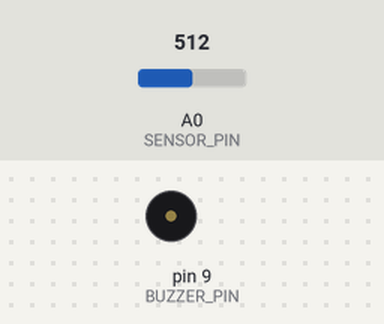
The sketch below on a simulated Arduino Uno, built with avr-gcc and run on an emulated ATmega328P. Shown: buzzer (waves = sounding). Inputs (shaded band) come from the test bench; at power-on: A0 (SENSOR_PIN) = 512. What the sketch prints to the serial monitor is not drawn.

Above: at 1.2 s.
1.3 s: A0 (SENSOR_PIN) set to 613
At 1.61 s:
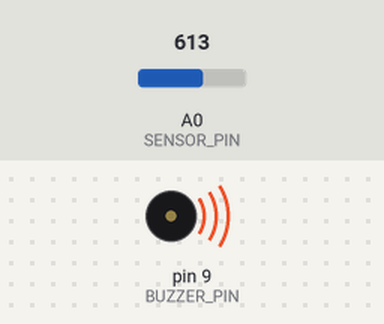
4.8 s: A0 (SENSOR_PIN) set to 642
At 7.0 s:
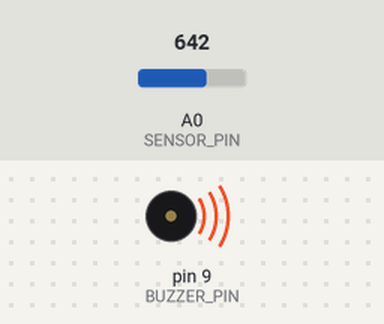
Timing chart, 0 to 8.5 s (numbered marks = the images above; inputs shaded):
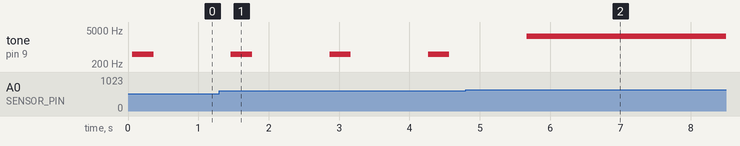

The sketch:

Gas_leakage_detection.ino
```cpp
#define SENSOR_PIN    A0
#define BUZZER_PIN    9
#define WARN_THRESHOLD    30
#define DANGER_THRESHOLD  60
#define TONE_WARNING   500
#define TONE_DANGER    2800
void buzzerSafe() {
  noTone(BUZZER_PIN);
}
void buzzerWarning() {
  tone(BUZZER_PIN, TONE_WARNING, 300);
  delay(400);
  noTone(BUZZER_PIN);
}
void buzzerDanger() {
  tone(BUZZER_PIN, TONE_DANGER);
}
void setup() {
  Serial.begin(9600);
  pinMode(BUZZER_PIN, OUTPUT);
  noTone(BUZZER_PIN);
  Serial.println("Ready — monitoring gas levels");
  Serial.println("──────────────────────────────");
}
void loop() {
  int adcValue = analogRead(SENSOR_PIN);
  int gasPct = map(adcValue, 0, 1023, 0, 100);
  gasPct = constrain(gasPct, 0, 100);
  if (gasPct > DANGER_THRESHOLD) {
    buzzerDanger();
    Serial.print("[DANGER!]  Gas: ");
  }
  else if (gasPct > WARN_THRESHOLD) {
    buzzerWarning();
    Serial.print("[WARNING]  Gas: ");
  }
  else {
    buzzerSafe();
    Serial.print("[SAFE]     Gas: ");
  }
  Serial.print(gasPct);
  Serial.print(" %  (ADC: ");
  Serial.print(adcValue);
  Serial.println(")");
  delay(1000);
}
```

Measured:
- the behaviour switches between 624 and 625 on A0 (SENSOR_PIN) (found by bisection; images 1 and 2)
